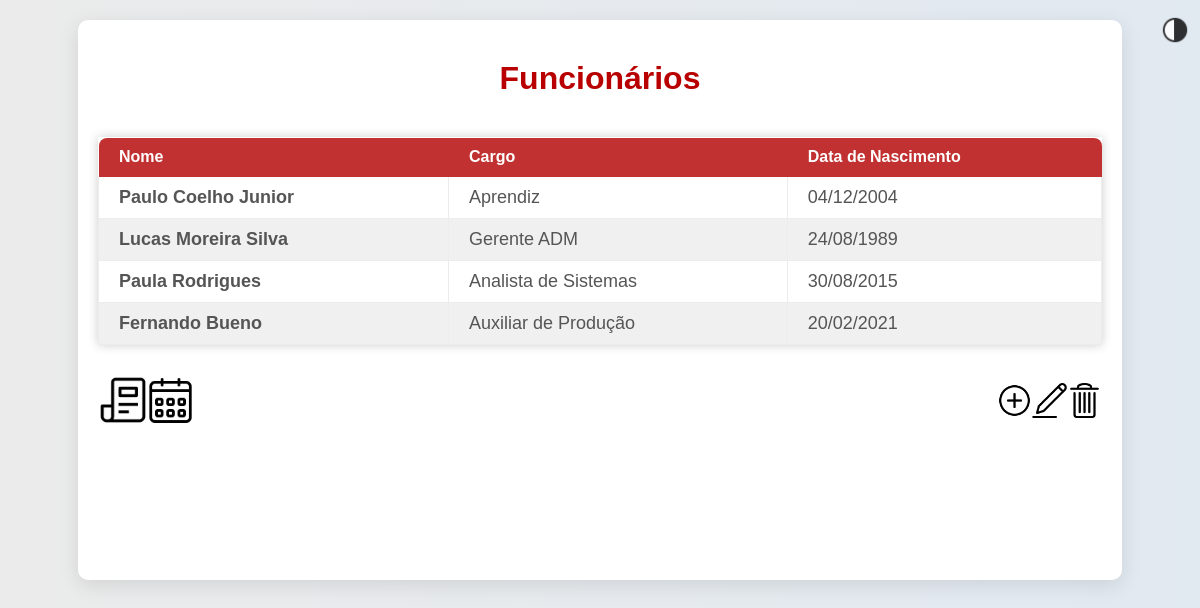
The app's page /main/ (signed in), older data.
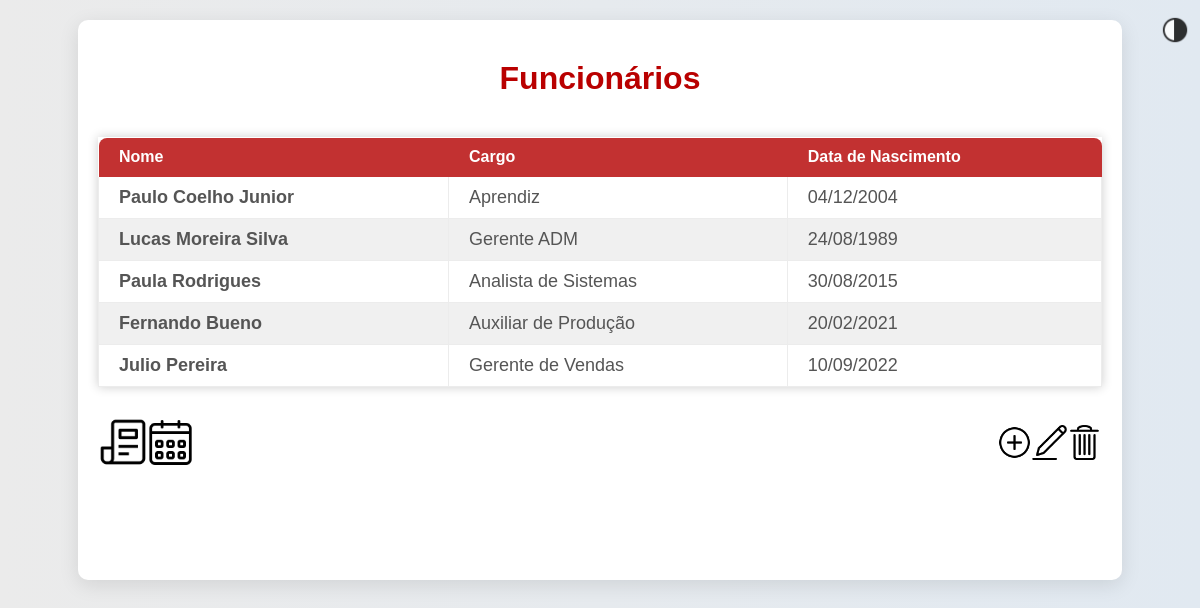
The same page, newer data.
### app/models.py (models this page shows)
class Funcionario(models.Model):
    nome = models.CharField(max_length=100)
    cargo = models.CharField(max_length=50)
    data_nascimento = models.DateField()
    skills = models.ManyToManyField(Skill, blank=True)  # Relacionamento ManyToMany com Skill
    def __str__(self):
        return self.nome

### app/views.py (the view)
# urls.py: path('main/', views.lista_funcionarios, name='main'),  # Corrigido para lista_funcionarios
@login_required(login_url='login')
def lista_funcionarios(request):
    funcionarios = Funcionario.objects.all()
    print(funcionarios)
    return render(request, 'main.html', {'funcionarios': funcionarios})

### app/templates/main.html (shortened to what this page needs)
{% extends 'layout.html'%}
{% load static %}
{% block extrahead %}
    <link rel="stylesheet" href="{% static 'app/css/main.css' %}">
{% endblock %}
{% block content %}
    <div class="mainContainer">
        <h1>Funcionários</h1>
        <table class="funcionariosNomes">
            <thead>
                <tr>
                    <th>Nome</th>
                    <th>Cargo</th>
                    <th>Data de Nascimento</th>
                </tr>
            </thead>
            <tbody>
                {% for funcionario in funcionarios %}
                <tr class="funcionarioOuterDiv" onclick="window.location='{% url 'funcionario_detail' funcionario.id %}'">
                    <td class="infoUser">{{ funcionario.nome }}</td>
                    <td class="infoUser">{{ funcionario.cargo }}</td>
                    <td class="infoUser">{{ funcionario.data_nascimento|date:"d/m/Y" }}</td>
                </tr>
                {% endfor %}
            </tbody>
        </table>
        <div class="actions">
            <div class="actionsRight">
                <button class="reportBtn" onclick="location.href='{% url 'relatorio_dinamico' %}'">
                    <img src="{% static 'app/img/icons/report.png' %}" alt="">
                </button>
                <button class="calendarBtn" onclick="location.href='{% url 'calendario' %}'">
                    <img src="{% static 'app/img/icons/calendar.png' %}" alt="">
                </button>
            </div>
            <div class="actionsLeft">
                <button class="addBtn"><img src="{% static 'app/img/icons/add.png' %}" alt=""></button>
                <button class="editBtn"><img src="{% static 'app/img/icons/edit.png' %}" alt=""></button>
                <button class="deleteBtn"><img src="{% static 'app/img/icons/delete.png' %}" alt=""></button>
            </div>
        </div>
    </div>
{% endblock %}

Row changes from the older to the newer data that the page shows:
added Funcionario: nome "Julio Pereira", cargo "Gerente de Vendas", data_nascimento "10/09/2022"
